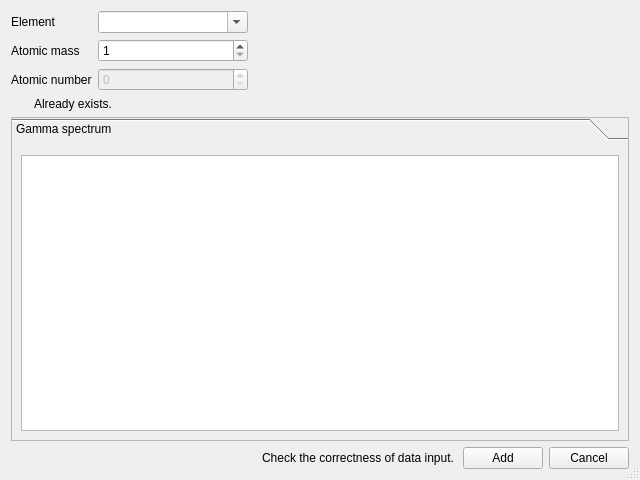
<?xml version="1.0" encoding="UTF-8"?>
<ui version="4.0">
 <class>RAddNuclideDialog</class>
 <widget class="QDialog" name="RAddNuclideDialog">
  <property name="windowModality">
   <enum>Qt::NonModal</enum>
  </property>
  <property name="geometry">
   <rect>
    <x>0</x>
    <y>0</y>
    <width>640</width>
    <height>480</height>
   </rect>
  </property>
  <property name="minimumSize">
   <size>
    <width>640</width>
    <height>480</height>
   </size>
  </property>
  <property name="windowTitle">
   <string>Add nuclide</string>
  </property>
  <property name="sizeGripEnabled">
   <bool>true</bool>
  </property>
  <layout class="QVBoxLayout" name="verticalLayout_3">
   <item>
    <layout class="QHBoxLayout" name="topLayout">
     <item>
      <layout class="QVBoxLayout" name="verticalLayout">
       <item>
        <layout class="QFormLayout" name="formLayout_2">
         <property name="fieldGrowthPolicy">
          <enum>QFormLayout::AllNonFixedFieldsGrow</enum>
         </property>
         <item row="0" column="0">
          <widget class="QLabel" name="elementLabel">
           <property name="text">
            <string>Element</string>
           </property>
          </widget>
         </item>
         <item row="0" column="1">
          <widget class="QComboBox" name="elementComboBox">
           <property name="editable">
            <bool>true</bool>
           </property>
           <property name="maxVisibleItems">
            <number>20</number>
           </property>
           <property name="insertPolicy">
            <enum>QComboBox::InsertAtBottom</enum>
           </property>
           <property name="minimumContentsLength">
            <number>15</number>
           </property>
           <property name="frame">
            <bool>true</bool>
           </property>
          </widget>
         </item>
         <item row="1" column="0">
          <widget class="QLabel" name="atomicMassLabel">
           <property name="text">
            <string>Atomic mass</string>
           </property>
          </widget>
         </item>
         <item row="1" column="1">
          <widget class="QSpinBox" name="atomicMassSpinBox">
           <property name="accelerated">
            <bool>true</bool>
           </property>
           <property name="minimum">
            <number>1</number>
           </property>
           <property name="maximum">
            <number>999</number>
           </property>
           <property name="value">
            <number>1</number>
           </property>
          </widget>
         </item>
         <item row="2" column="0">
          <widget class="QLabel" name="atomicNumberLabel">
           <property name="text">
            <string>Atomic number</string>
           </property>
          </widget>
         </item>
         <item row="2" column="1">
          <widget class="QSpinBox" name="atomicNumberSpinBox">
           <property name="enabled">
            <bool>false</bool>
           </property>
           <property name="maximum">
            <number>999</number>
           </property>
          </widget>
         </item>
        </layout>
       </item>
       <item>
        <widget class="QLabel" name="errorLabel">
         <property name="enabled">
          <bool>true</bool>
         </property>
         <property name="styleSheet">
          <string notr="true">QLabel {
	background: url(:/Radiance/icons/error.png);
	background-position: center left;
	background-repeat: no-repeat;
	padding-left: 20px;
}</string>
         </property>
         <property name="frameShape">
          <enum>QFrame::NoFrame</enum>
         </property>
         <property name="text">
          <string>Already exists.</string>
         </property>
        </widget>
       </item>
      </layout>
     </item>
     <item>
      <spacer name="horizontalSpacer">
       <property name="orientation">
        <enum>Qt::Horizontal</enum>
       </property>
       <property name="sizeHint" stdset="0">
        <size>
         <width>40</width>
         <height>20</height>
        </size>
       </property>
      </spacer>
     </item>
    </layout>
   </item>
   <item>
    <widget class="QToolBox" name="nuclideToolBox">
     <property name="frameShape">
      <enum>QFrame::StyledPanel</enum>
     </property>
     <property name="currentIndex">
      <number>0</number>
     </property>
     <widget class="QWidget" name="gammaSpectrumPageWidget">
      <property name="geometry">
       <rect>
        <x>0</x>
        <y>0</y>
        <width>620</width>
        <height>298</height>
       </rect>
      </property>
      <attribute name="label">
       <string>Gamma spectrum</string>
      </attribute>
      <layout class="QVBoxLayout" name="verticalLayout_2">
       <item>
        <widget class="QTableView" name="gammaSpectrumTableView">
         <property name="editTriggers">
          <set>QAbstractItemView::AllEditTriggers</set>
         </property>
         <property name="tabKeyNavigation">
          <bool>false</bool>
         </property>
         <property name="alternatingRowColors">
          <bool>true</bool>
         </property>
         <property name="selectionMode">
          <enum>QAbstractItemView::NoSelection</enum>
         </property>
         <property name="cornerButtonEnabled">
          <bool>false</bool>
         </property>
        </widget>
       </item>
      </layout>
     </widget>
    </widget>
   </item>
   <item>
    <layout class="QHBoxLayout" name="horizontalLayout">
     <item>
      <spacer name="horizontalSpacer_2">
       <property name="orientation">
        <enum>Qt::Horizontal</enum>
       </property>
       <property name="sizeHint" stdset="0">
        <size>
         <width>40</width>
         <height>20</height>
        </size>
       </property>
      </spacer>
     </item>
     <item>
      <widget class="QLabel" name="correctnessErrorLabel">
       <property name="enabled">
        <bool>true</bool>
       </property>
       <property name="styleSheet">
        <string notr="true">QLabel {
	background: url(:/Radiance/icons/error.png);
	background-position: center left;
	background-repeat: no-repeat;
	padding-left: 20px;
}</string>
       </property>
       <property name="frameShape">
        <enum>QFrame::NoFrame</enum>
       </property>
       <property name="text">
        <string>Check the correctness of data input.</string>
       </property>
      </widget>
     </item>
     <item>
      <widget class="QPushButton" name="addButton">
       <property name="text">
        <string>Add</string>
       </property>
       <property name="icon">
        <iconset resource="../../resources/radiance.qrc">
         <normaloff>:/Radiance/icons/disk.png</normaloff>:/Radiance/icons/disk.png</iconset>
       </property>
       <property name="autoDefault">
        <bool>false</bool>
       </property>
      </widget>
     </item>
     <item>
      <widget class="QPushButton" name="cancelButton">
       <property name="text">
        <string>Cancel</string>
       </property>
       <property name="autoDefault">
        <bool>false</bool>
       </property>
      </widget>
     </item>
    </layout>
   </item>
  </layout>
 </widget>
 <resources>
  <include location="../../resources/radiance.qrc"/>
 </resources>
 <connections>
  <connection>
   <sender>cancelButton</sender>
   <signal>clicked()</signal>
   <receiver>RAddNuclideDialog</receiver>
   <slot>reject()</slot>
   <hints>
    <hint type="sourcelabel">
     <x>464</x>
     <y>362</y>
    </hint>
    <hint type="destinationlabel">
     <x>255</x>
     <y>191</y>
    </hint>
   </hints>
  </connection>
 </connections>
</ui>
